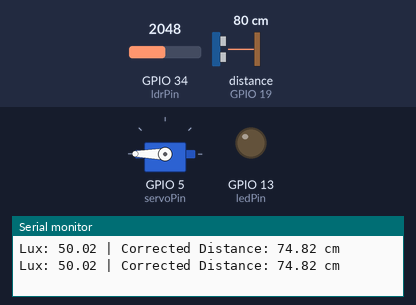
Bench run of a sketch on a simulated ESP32. Shown: servo, output pins drawn as LEDs (lit = HIGH), the last lines printed to the serial monitor. Wiring (inferred from the names in the program): ultrasonic range finder: trigger GPIO 18; echo GPIO 19. The inputs (shaded band) are chosen by the test bench; at power-on: distance to the obstacle (sensor on GPIO 19) 80 cm, GPIO 34 (ldrPin) = 2048. The echo pulse lasts 58.3 µs per cm; pins used as bus, display or sensor lines are not drawn.

Above: at 1.8 s.
1.9 s: distance to the obstacle (sensor on GPIO 19) set to 2 cm
At 3.0 s:
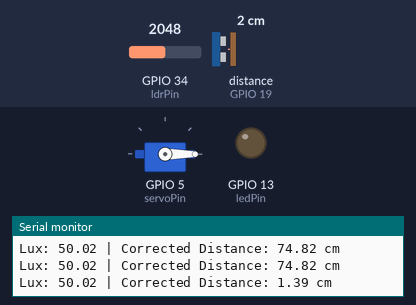
3.5 s: GPIO 34 (ldrPin) set to 1229
5.2 s: GPIO 34 (ldrPin) set to 1096
At 7.2 s:
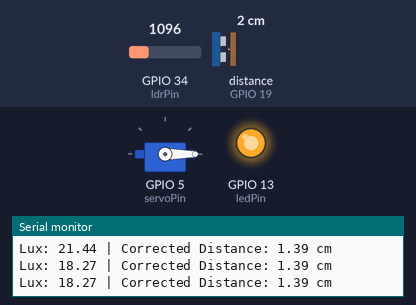
7.5 s: distance to the obstacle (sensor on GPIO 19) set to 18 cm
At 8.9 s:
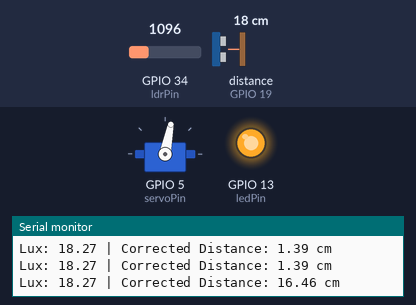
9.5 s: distance to the obstacle (sensor on GPIO 19) set to 23 cm
At 10.6 s:
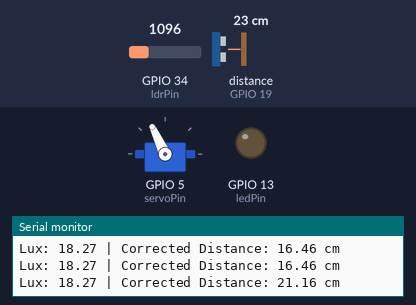
11.5 s: distance to the obstacle (sensor on GPIO 19) set to 21 cm
At 12.3 s:
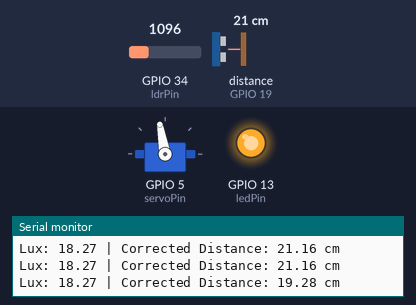
Timing chart, 0 to 14.5 s (numbered marks = the images above; inputs shaded):
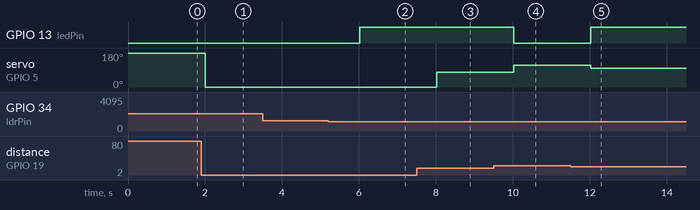

Measured:
- the behaviour switches between 1170 and 1169 on GPIO 34 (ldrPin) (found by bisection; images 1 and 2)
- the behaviour switches between 22 and 21 cm on distance to the obstacle (sensor on GPIO 19) (found by bisection; images 4 and 5)
- after the input at 1.9 s, servo on GPIO 5 (servoPin): 180° → 0° after 0.11 s
- after the input at 5.2 s, GPIO 13 (ledPin): LOW → HIGH after 0.82 s
- after the input at 7.5 s, servo on GPIO 5 (servoPin): 0° → 79° after 0.52 s
- after the input at 9.5 s, GPIO 13 (ledPin): HIGH → LOW after 0.52 s; servo on GPIO 5 (servoPin): 79° → 115° after 0.52 s
- after the input at 11.5 s, GPIO 13 (ledPin): LOW → HIGH after 0.53 s; servo on GPIO 5 (servoPin): 115° → 100° after 0.53 s

The sketch:

esp32.ino
```cpp
#include <ESP32Servo.h>  // Include Servo library for ESP32

// ESP32 Pin setup
const int ldrPin = 34;         // ADC-capable pin for LDR
const int ledPin = 13;         // GPIO for LED
const int trigPin = 18;        // GPIO for Ultrasonic Trigger
const int echoPin = 19;        // GPIO for Ultrasonic Echo
const int servoPin = 5;        // PWM-capable GPIO for Servo

// Lumen and Distance thresholds
const float lumenThreshold = 20.0;
const float distanceThreshold = 20.0; // cm

Servo myServo;  // Create servo object

void setup() {
  pinMode(ledPin, OUTPUT);
  pinMode(trigPin, OUTPUT);
  pinMode(echoPin, INPUT);

  Serial.begin(115200);

  myServo.attach(servoPin);     // Attach servo to GPIO pin
  myServo.write(90);            // Start at neutral position
}

void loop() {
  // 1. Read LDR value (ESP32 ADC range is 0–4095)
  int analogValue = analogRead(ldrPin);
  float voltage = analogValue * (3.3 / 4095.0);  // ESP32 is 3.3V logic

  // Estimate resistance of LDR (using 10k pull-down resistor)
  float resistance = (3.3 - voltage) * 10000.0 / voltage;

  // Estimate lux (rough formula)
  float lux = 500 / (resistance / 1000.0);

  // 2. Measure distance
  float measuredDistance = measureDistanceCM();

  // 3. Apply calibration
  float correctedDistance = 0.95 * measuredDistance - 0.5;

  // 4. Debug output
  Serial.print("Lux: ");
  Serial.print(lux);
  Serial.print(" | Corrected Distance: ");
  Serial.print(correctedDistance);
  Serial.println(" cm");

  // 5. LED control logic
  if (lux < lumenThreshold && correctedDistance <= distanceThreshold) {
    digitalWrite(ledPin, HIGH);
  } else {
    digitalWrite(ledPin, LOW);
  }

  // 6. Servo motor control logic (map distance to angle)
  int angle = map(correctedDistance, 5, 30, 0, 180);  // Map 5–30 cm to 0–180°
  angle = constrain(angle, 0, 180);                  // Clamp within valid range
  myServo.write(angle);                              // Set servo position

  delay(1000);
}

// Function to measure distance using HC-SR04 on ESP32
float measureDistanceCM() {
  digitalWrite(trigPin, LOW);
  delayMicroseconds(2);
  digitalWrite(trigPin, HIGH);
  delayMicroseconds(10);
  digitalWrite(trigPin, LOW);

  long duration = pulseIn(echoPin, HIGH, 30000); // 30 ms timeout
  float distance = duration * 0.034 / 2.0;
  return distance;
}  
```
